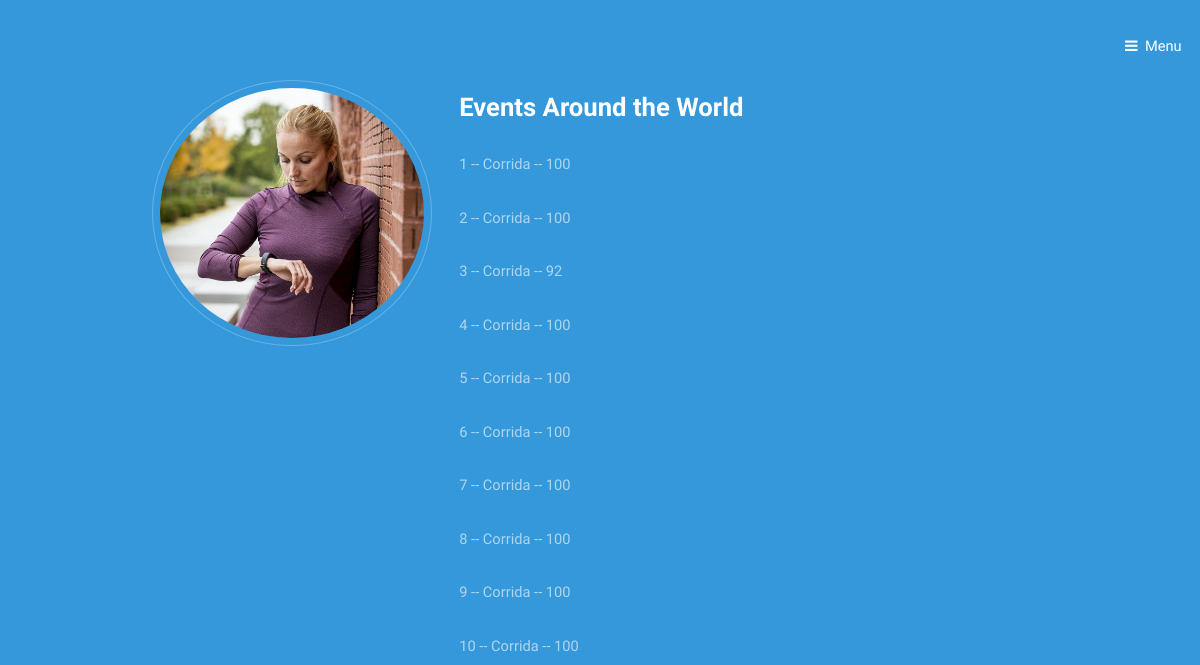
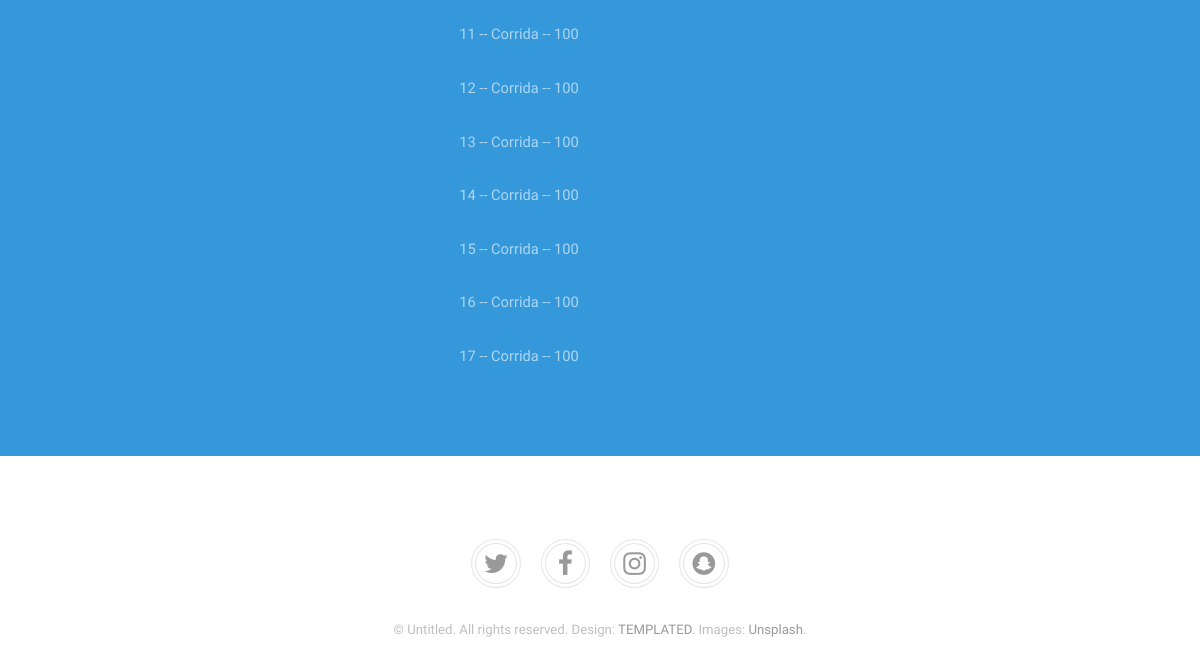
Before: /events with the older database file (2 pictures, top to bottom).
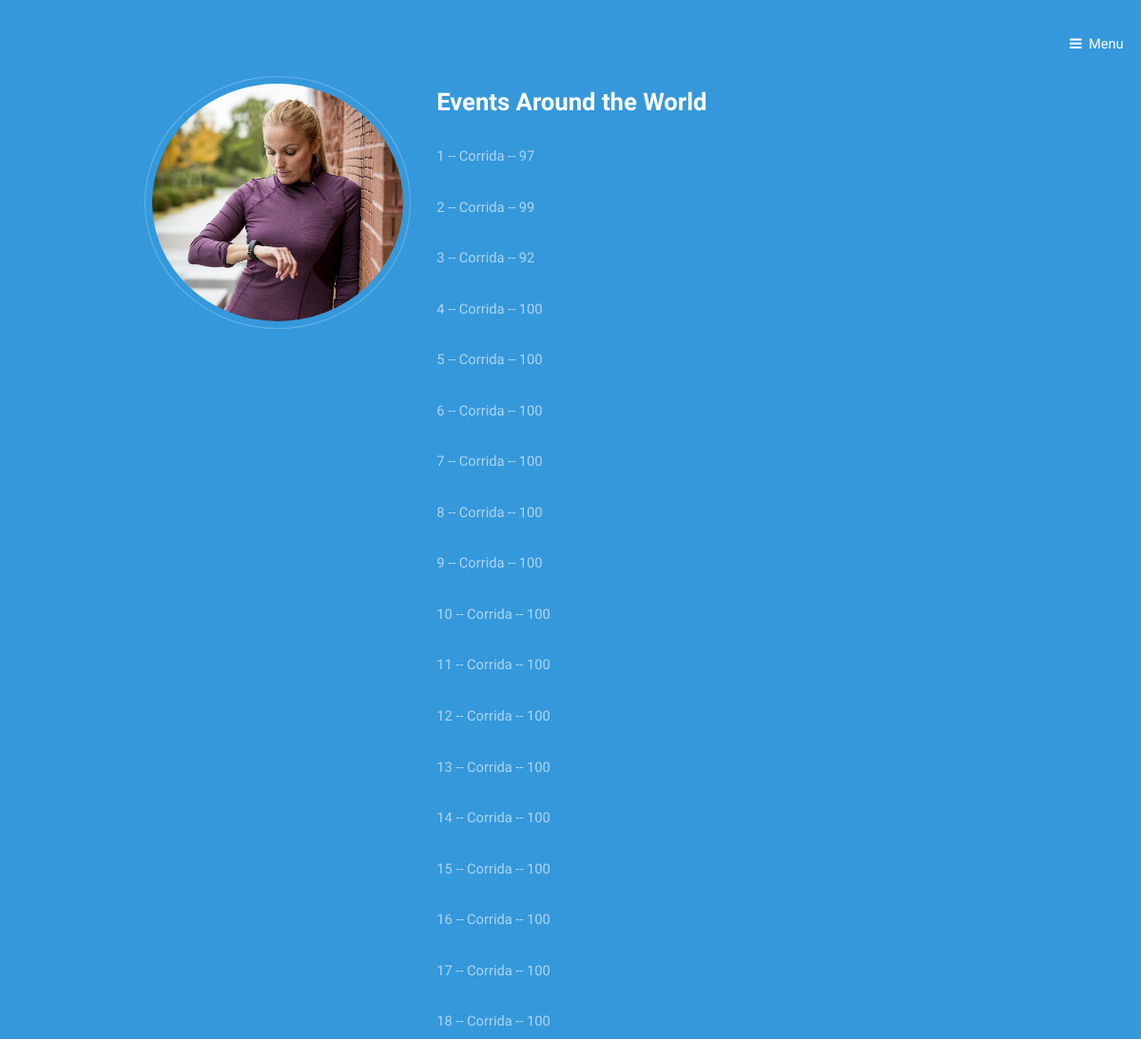
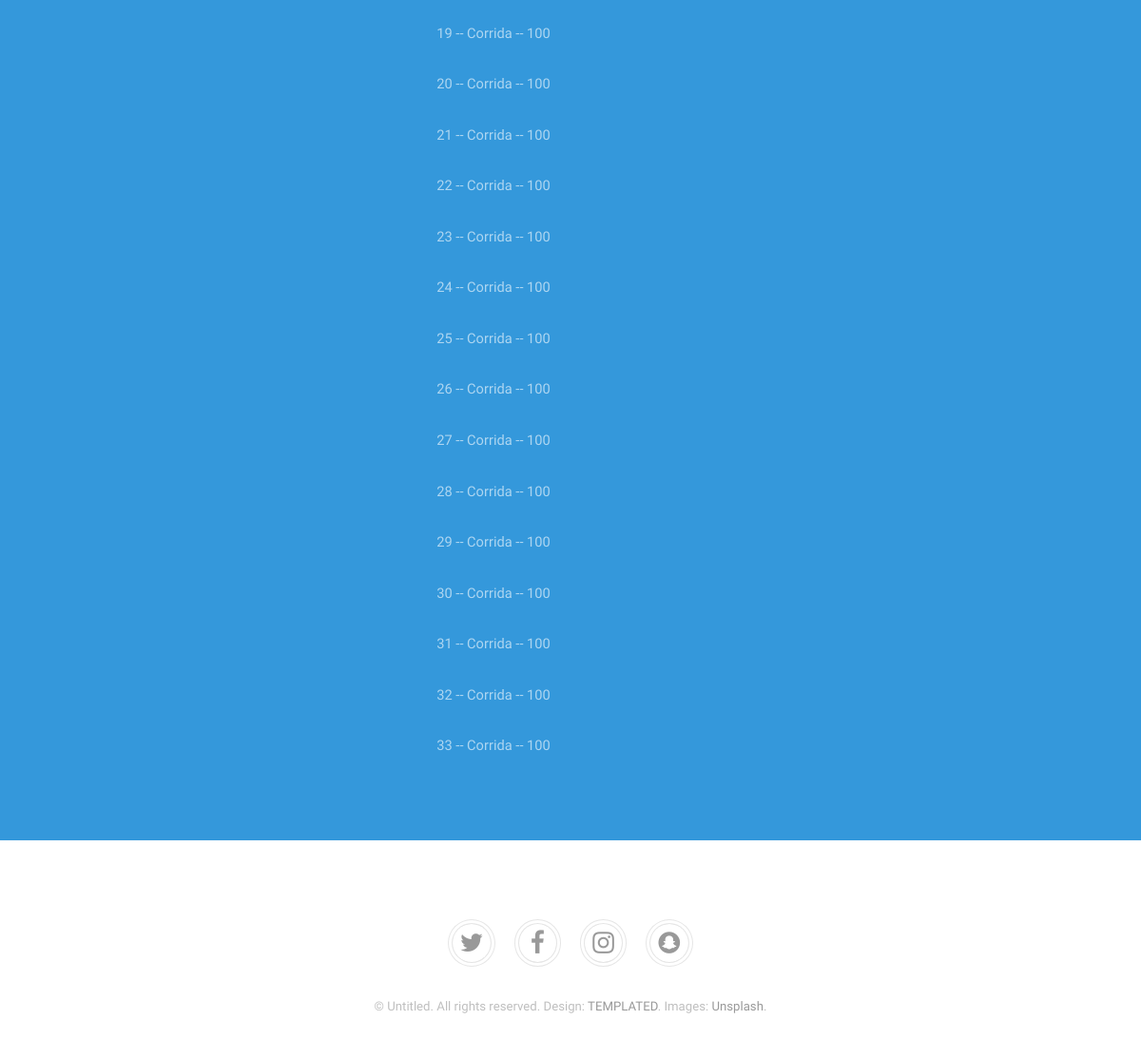
After: the same page with the newer database file (2 pictures, top to bottom).
### tables this page shows
CREATE TABLE eventsData (
	id INTEGER PRIMARY KEY AUTOINCREMENT,
	tipo_evento text NOT NULL,
	limite int NOT NULL,
	timest TEXT UNIQUE NOT NULL,
	latitude TEXT NOT NULL,
	longitude TEXT NOT NULL
);

### flaskr/__init__.py (the view, shortened to what this page needs)
    @app.route('/events', methods=['GET', 'POST'])
    def events():
        database = db.get_db()
        data = database.execute('SELECT * FROM eventsData').fetchall()
        return render_template('events.html', get_Events=data)

### flaskr/db.py (called while the page is built)
def get_db():
    if 'db' not in g:
        g.db = sqlite3.connect(
            current_app.config['DATABASE'],
            detect_types=sqlite3.PARSE_DECLTYPES
        )
        g.db.row_factory = sqlite3.Row
    return g.db

### flaskr/templates/events.html (shortened to what this page needs)
<!DOCTYPE HTML>
<html>
	<head>
		<link rel="stylesheet" href="{{ url_for('static', filename='assets/css/main.css') }}" />
	</head>
	<body>
		<header id="header" class="alt">
			<a href="#menu">Menu</a>
		</header>
		<div id="main">
				<section class="wrapper style2">
					<div class="inner">
							<div class="flex flex-2">
								<div class="col col1">
									<div class="image round fit">
										<a href="generic.html" class="link"><img src="{{ url_for('static', filename='images/pic01.jpg') }}" alt="" /></a>
									</div>
								</div>
								<div class="col col2">
									<h3>Events Around the World</h3>
									{% for message in get_Events %}
									<p>
										{{ message[0] }} -- {{ message[1] }} -- {{ message[2] }}
									</p>
									{% endfor %}
								</div>
							</div>
					</div>
				</section>
		</div>
		<footer id="footer">
			<div class="copyright">
				<ul class="icons">
					<li><a href="#" class="icon fa-twitter"><span class="label">Twitter</span></a></li>
					<li><a href="#" class="icon fa-facebook"><span class="label">Facebook</span></a></li>
					<li><a href="#" class="icon fa-instagram"><span class="label">Instagram</span></a></li>
					<li><a href="#" class="icon fa-snapchat"><span class="label">Snapchat</span></a></li>
				</ul>
				<p>&copy; Untitled. All rights reserved. Design: <a href="https://templated.co">TEMPLATED</a>. Images: <a href="https://unsplash.com">Unsplash</a>.</p>
			</div>
		</footer>
	</body>
</html>

Changed rows visible on the page:
changed eventsData id 1: limite "100" → "97"
changed eventsData id 2: limite "100" → "99"
added eventsData: id "18", tipo_evento "Corrida", limite "100"
added eventsData: id "19", tipo_evento "Corrida", limite "100"
added eventsData: id "20", tipo_evento "Corrida", limite "100"
added eventsData: id "21", tipo_evento "Corrida", limite "100"
added eventsData: id "22", tipo_evento "Corrida", limite "100"
added eventsData: id "23", tipo_evento "Corrida", limite "100"
added eventsData: id "24", tipo_evento "Corrida", limite "100"
added eventsData: id "25", tipo_evento "Corrida", limite "100"
added eventsData: id "26", tipo_evento "Corrida", limite "100"
added eventsData: id "27", tipo_evento "Corrida", limite "100"
added eventsData: id "28", tipo_evento "Corrida", limite "100"
added eventsData: id "29", tipo_evento "Corrida", limite "100"
added eventsData: id "30", tipo_evento "Corrida", limite "100"
added eventsData: id "31", tipo_evento "Corrida", limite "100"
added eventsData: id "32", tipo_evento "Corrida", limite "100"
added eventsData: id "33", tipo_evento "Corrida", limite "100"
